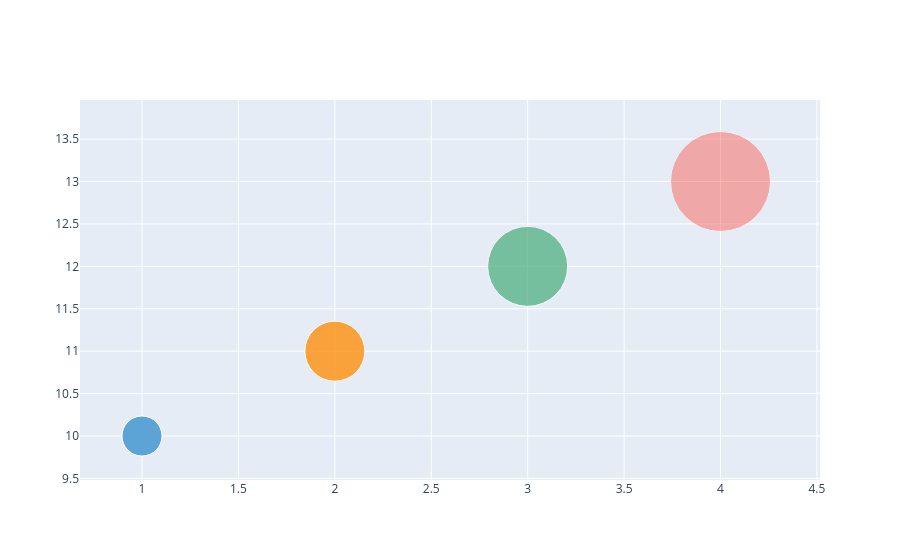

Notebook cell for this chart:
### Code cell
#Setting Marker Size and Color
#Importing Plotly Graph Objects
import plotly.graph_objects as go
fig = go.Figure(data=[go.Scatter(
x=[1, 2, 3, 4], y=[10, 11, 12, 13],
mode='markers',
marker=dict(color=['rgb(93, 164, 214)', 'rgb(255, 144, 14)',
                   'rgb(44, 160, 101)', 'rgb(255, 65, 54)'],
            opacity=[1, 0.8, 0.6, 0.4],
            size=[40, 60, 80, 100], ))])
fig.show()

### Figure 1 — Plotly figure (JSON) as saved in the notebook; plotly's stock layout.template omitted (floating-point values rounded to 4 significant figures)
{"data": [{"marker": {"color": ["rgb(93, 164, 214, 0.2)", "rgb(255, 144, 14, 0.4)", "rgb(44, 160, 101, 0.7)", "rgb(255, 65, 54, 1)"], "opacity": [1, 0.8, 0.6, 0.4], "size": [40, 60, 80, 100]}, "mode": "markers", "type": "scatter", "x": [1, 2, 3, 4], "y": [10, 11, 12, 13]}], "layout": {}}
